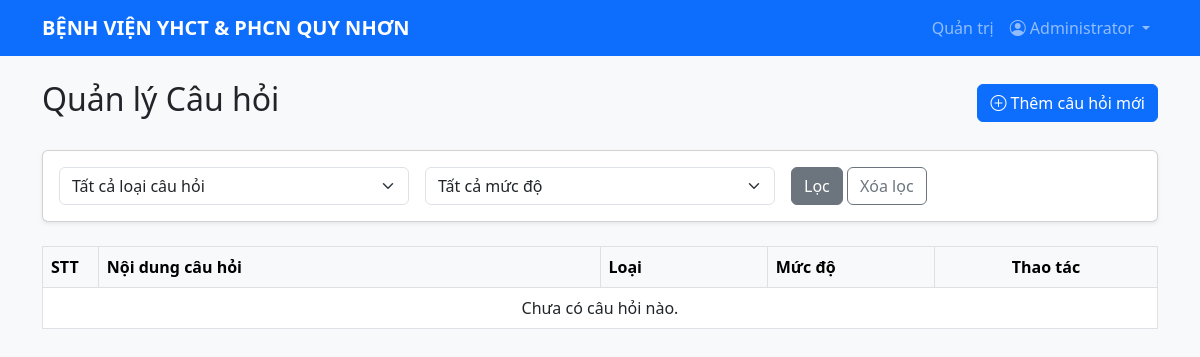
Before: /admin/questions.php (signed in) with the older database file.
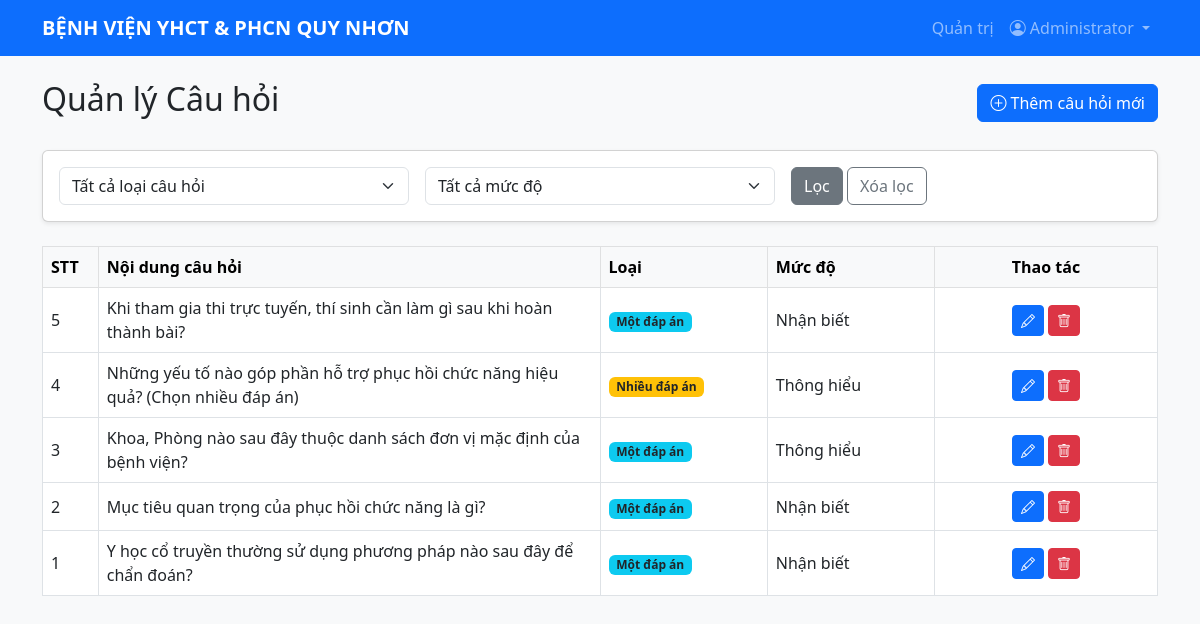
After: the same page with the newer database file.
### tables this page shows
CREATE TABLE site_settings (
    setting_key VARCHAR(100) PRIMARY KEY,
    setting_value VARCHAR(255) NOT NULL,
    updated_at TIMESTAMP NOT NULL DEFAULT CURRENT_TIMESTAMP ON UPDATE CURRENT_TIMESTAMP
);

CREATE TABLE questions (
    id INT UNSIGNED AUTO_INCREMENT PRIMARY KEY,
    category_id INT UNSIGNED NULL,
    content TEXT NOT NULL,
    type ENUM('single', 'multiple') NOT NULL DEFAULT 'single',
    level ENUM('1', '2', '3', '4', '5') NOT NULL DEFAULT '1' COMMENT '1: Nhận biết, 2: Thông hiểu, 3: Vận dụng, 4: Vận dụng cao, 5: Thông thường',
    created_at TIMESTAMP NOT NULL DEFAULT CURRENT_TIMESTAMP,
    updated_at TIMESTAMP NOT NULL DEFAULT CURRENT_TIMESTAMP ON UPDATE CURRENT_TIMESTAMP,
    KEY idx_questions_category_id (category_id),
    KEY idx_questions_level (level),
    CONSTRAINT fk_questions_category FOREIGN KEY (category_id) REFERENCES categories(id) ON DELETE SET NULL ON UPDATE CASCADE
);

### includes/functions.php (called while the page is built, shortened)
<?php
function h($str) {
    return htmlspecialchars($str ?? '', ENT_QUOTES, 'UTF-8');
}
function getSiteSetting($pdo, $key, $default = '') {
    static $settings = [];
    if (!array_key_exists($key, $settings)) {
        $stmt = $pdo->prepare("SELECT setting_value FROM site_settings WHERE setting_key = ?");
        $stmt->execute([$key]);
        $value = $stmt->fetchColumn();
        $settings[$key] = $value === false ? $default : $value;
    }
    return $settings[$key];
}
function isLoggedIn() {
    return isset($_SESSION['user_id']);
}
function isAdmin() {
    return isset($_SESSION['role']) && $_SESSION['role'] === 'admin';
}
?>

### admin/questions.php (the view, shortened to what this page needs)
<?php
require_once __DIR__ . '/../config/database.php';
require_once __DIR__ . '/../includes/functions.php';
$query = "SELECT q.*, c.name as category_name FROM questions q LEFT JOIN categories c ON q.category_id = c.id WHERE 1=1";
$params = [];
$query .= " ORDER BY q.id DESC";
$stmt = $pdo->prepare($query);
$stmt->execute($params);
$questions = $stmt->fetchAll();
require_once __DIR__ . '/../includes/header.php';
?>
<div class="d-flex justify-content-between align-items-center mb-4">
    <h2>Quản lý Câu hỏi</h2>
    <a href="question_edit.php" class="btn btn-primary"><i class="bi bi-plus-circle"></i> Thêm câu hỏi mới</a>
</div>
<div class="card shadow-sm mb-4">
    <div class="card-body">
        <form method="GET" class="row g-3">
            <div class="col-md-4">
                <select name="type" class="form-select">
                    <option value="">Tất cả loại câu hỏi</option>
                </select>
            </div>
            <div class="col-md-4">
                <select name="level" class="form-select">
                    <option value="">Tất cả mức độ</option>
                </select>
            </div>
            <div class="col-md-4">
                <button type="submit" class="btn btn-secondary">Lọc</button>
                <a href="questions.php" class="btn btn-outline-secondary">Xóa lọc</a>
            </div>
        </form>
    </div>
</div>
<div class="table-responsive">
    <table class="table table-bordered table-hover align-middle bg-white">
        <thead class="table-light">
            <tr>
                <th width="5%">STT</th>
                <th width="45%">Nội dung câu hỏi</th>
                <th width="15%">Loại</th>
                <th width="15%">Mức độ</th>
                <th width="20%" class="text-center">Thao tác</th>
            </tr>
        </thead>
        <tbody>
            <?php $stt = count($questions); foreach ($questions as $q): ?>
            <tr>
                <td><?= $stt-- ?></td>
                <td>
                    <?= mb_strimwidth(strip_tags($q['content']), 0, 100, '...') ?>
                </td>
                <td>
                    <?php if($q['type'] == 'single'): ?>
                        <span class="badge bg-info text-dark">Một đáp án</span>
                    <?php else: ?>
                        <span class="badge bg-warning text-dark">Nhiều đáp án</span>
                    <?php endif; ?>
                </td>
                <td>
                    <?php
                        $levels = ['1' => 'Nhận biết', '2' => 'Thông hiểu', '3' => 'Vận dụng', '4' => 'Vận dụng cao', '5' => 'Thông thường'];
                        echo $levels[$q['level']] ?? '';
                    ?>
                </td>
                <td class="text-center">
                    <a href="question_edit.php?id=<?= $q['id'] ?>" class="btn btn-sm btn-primary" title="Sửa"><i class="bi bi-pencil"></i></a>
                    <a href="question_delete.php?id=<?= $q['id'] ?>" class="btn btn-sm btn-danger" title="Xóa"><i class="bi bi-trash"></i></a>
                </td>
            </tr>
            <?php endforeach; ?>
            <?php if (count($questions) === 0): ?>
            <tr>
                <td colspan="5" class="text-center">Chưa có câu hỏi nào.</td>
            </tr>
            <?php endif; ?>
        </tbody>
    </table>
</div>
<?php require_once __DIR__ . '/../includes/footer.php'; ?>

### includes/header.php (shortened to what this page needs)
<?php
require_once __DIR__ . '/../config/database.php';
require_once __DIR__ . '/functions.php';
$contestName = getSiteSetting($pdo, 'contest_name', 'BỆNH VIỆN YHCT & PHCN QUY NHƠN');
?>
<!DOCTYPE html>
<html lang="vi">
<head>
    <link href="https://cdn.jsdelivr.net/npm/bootstrap@5.3.0/dist/css/bootstrap.min.css" rel="stylesheet">
    <link rel="stylesheet" href="https://cdn.jsdelivr.net/npm/bootstrap-icons@1.10.5/font/bootstrap-icons.css">
</head>
<body>
<nav class="navbar navbar-expand-lg navbar-dark bg-primary mb-4">
  <div class="container">
    <a class="navbar-brand" href="/index.php"><?= h($contestName) ?></a>
    <div class="collapse navbar-collapse" id="navbarNav">
      <ul class="navbar-nav">
        <?php if (isLoggedIn()): ?>
        <?php if (isAdmin()): ?>
        <li class="nav-item">
          <a class="nav-link" href="/admin/index.php">Quản trị</a>
        </li>
        <?php endif; ?>
        <li class="nav-item dropdown">
          <a class="nav-link dropdown-toggle" href="#" id="navbarDropdown" role="button" data-bs-toggle="dropdown">
            <i class="bi bi-person-circle"></i> <?= h($_SESSION['fullname'] ?? '') ?>
          </a>
        </li>
        <?php endif; ?>
      </ul>
    </div>
  </div>
</nav>
<div class="container">

### includes/footer.php (shortened to what this page needs)
</div>
</body>
</html>

### includes/header.php (style rules this page uses)
body { background-color: #f8f9fa; }
.navbar-brand { white-space: normal; line-height: 1.2; font-weight: 600; }

Changed rows visible on the page:
added questions: content "Khi tham gia thi trực tuyến, thí sinh cần làm gì sau khi hoàn thành bài?", type "Một đáp án", level "Nhận biết"
added questions: content "Những yếu tố nào góp phần hỗ trợ phục hồi chức năng hiệu quả? (Chọn nhiều đáp án)", type "Nhiều đáp án", level "Thông hiểu"
added questions: content "Khoa, Phòng nào sau đây thuộc danh sách đơn vị mặc định của bệnh viện?", type "Một đáp án", level "Thông hiểu"
added questions: content "Mục tiêu quan trọng của phục hồi chức năng là gì?", type "Một đáp án", level "Nhận biết"
added questions: content "Y học cổ truyền thường sử dụng phương pháp nào sau đây để chẩn đoán?", type "Một đáp án", level "Nhận biết"
Other visible differences:
text no longer shown: "Chưa có câu hỏi nào."
